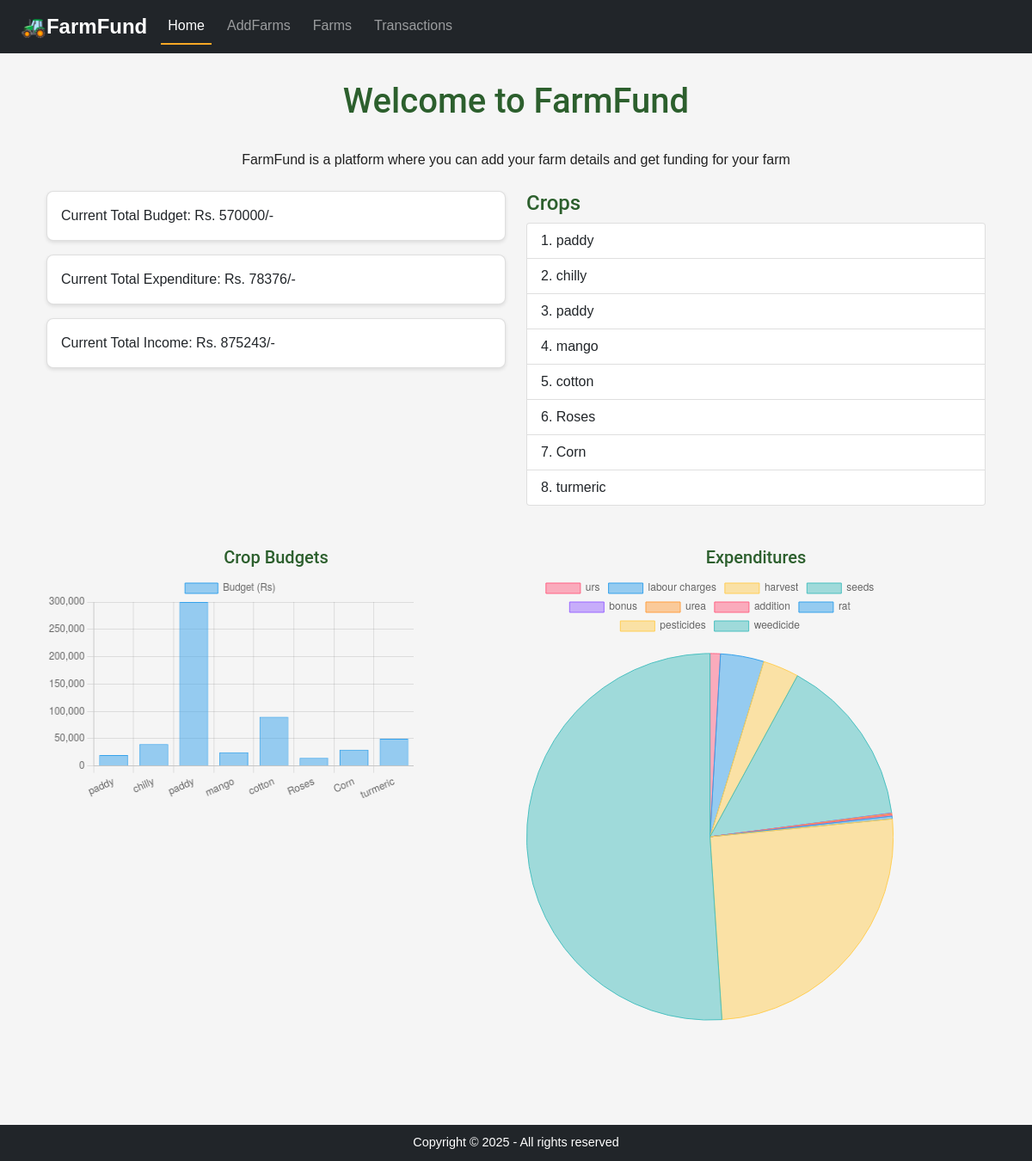
The page / on the database its author committed.
### home/models.py (models this page shows, shortened)
class Farm(models.Model):
    crop_name = models.CharField(max_length=100)
    farm_name = models.CharField(max_length=100)
    crop_description = models.TextField()
    crop_budget = models.IntegerField()

### home/views.py (the view)
# urls.py: 2. Add a URL to urlpatterns:  path('', views.home, name='home')
def home(request):
    total_budget = Farm.objects.aggregate(total_budget=Sum('crop_budget'))['total_budget'] or 0
    total_income = Income.objects.aggregate(total_income=Sum('amount'))['total_income'] or 0
    total_expenditure = Expenditure.objects.aggregate(total_expenditure=Sum('amount'))['total_expenditure'] or 0
    farms = Farm.objects.all()
    crop_names = [farm.crop_name for farm in farms]
    crop_budgets = [farm.crop_budget for farm in farms]
    expenditures = Expenditure.objects.all()
    merged_expenditures = defaultdict(int)
    for expenditure in expenditures:
        merged_expenditures[expenditure.details] += expenditure.amount
    expenditure_details = list(merged_expenditures.keys())
    expenditure_amounts = list(merged_expenditures.values())
    context = {
        'total_budget': total_budget,
        'total_income': total_income,
        'total_expenditure': total_expenditure,
        'crops': farms,  # Updated to use Farm objects
        'crop_names': crop_names,
        'crop_budgets': crop_budgets,
        'expenditure_details': expenditure_details,
        'expenditure_amounts': expenditure_amounts,
    }
    return render(request, 'home.html', context)

### templates/home.html (shortened to what this page needs)
{% extends 'base.html' %}
{% load static %}
{% block homeactive %}active{% endblock homeactive %}
{% block body %}
<div class="container my-3">
    <h1 class="text-center my-3 py-3">Welcome to FarmFund</h1>
    <p class="text-center">FarmFund is a platform where you can add your farm details and get funding for your farm</p>
</div>
<div class="container mt-4" id="home">
    <div class="row">
        <div class="col-md-6">
            <div class="card p-3 mb-3">Current Total Budget: Rs. {{ total_budget }}/-</div>
            <div class="card p-3 mb-3">Current Total Expenditure: Rs. {{ total_expenditure }}/-</div>
            <div class="card p-3">Current Total Income: Rs. {{ total_income }}/-</div>
        </div>
        <div class="col-md-6">
            <h4>Crops</h4>
            <ul class="list-group">
                {% for crop in crops %}
                <li class="list-group-item">{{ forloop.counter }}. {{ crop.crop_name }}</li>
                {% endfor %}
            </ul>
        </div>
    </div>
    <div class="row mt-5">
        <div class="col-md-6">
            <h5 class="text-center">Crop Budgets</h5>
            <canvas id="cropBudgetsChart"></canvas>
        </div>
        <div class="col-md-6">
            <h5 class="text-center">Expenditures</h5>
            <div class="chart-container">
                <canvas id="expendituresChart"></canvas>
            </div>
        </div>
    </div>
</div>
<div class="mb-2 py-2"></div>
<script>
    // Crop Budgets Chart
    const cropBudgetsCtx = document.getElementById('cropBudgetsChart').getContext('2d');
    new Chart(cropBudgetsCtx, {
        type: 'bar',
        data: {
            labels: {{ crop_names|safe }}, // Crop names from the database
            datasets: [{
                label: 'Budget (Rs)',
                data: {{ crop_budgets|safe }}, // Crop budgets from the database
                backgroundColor: 'rgba(54, 162, 235, 0.5)',
                borderColor: 'rgba(54, 162, 235, 1)',
                borderWidth: 1
            }]
        },
        options: {
            responsive: true,
            scales: {
                y: {
                    beginAtZero: true
                }
            }
        }
    });
    // Expenditures Chart
    const expendituresCtx = document.getElementById('expendituresChart').getContext('2d');
    new Chart(expendituresCtx, {
        type: 'pie',
        data: {
            labels: {{ expenditure_details|safe }}, // Merged expenditure details
            datasets: [{
                label: 'Expenditure (Rs)',
                data: {{ expenditure_amounts|safe }}, // Merged expenditure amounts
                backgroundColor: [
                    'rgba(255, 99, 132, 0.5)',
                    'rgba(54, 162, 235, 0.5)',
                    'rgba(255, 206, 86, 0.5)',
                    'rgba(75, 192, 192, 0.5)',
                    'rgba(153, 102, 255, 0.5)',
                    'rgba(255, 159, 64, 0.5)'
                ],
                borderColor: [
                    'rgba(255, 99, 132, 1)',
                    'rgba(54, 162, 235, 1)',
                    'rgba(255, 206, 86, 1)',
                    'rgba(75, 192, 192, 1)',
                    'rgba(153, 102, 255, 1)',
                    'rgba(255, 159, 64, 1)'
                ],
                borderWidth: 1
            }]
        },
        options: {
            responsive: true
        }
    });
</script>
{% endblock body %}

### static/styles.css (style rules this page uses)
body { font-family: 'Poppins', sans-serif; margin: 0; padding: 0; padding-bottom: 80px; background-color: #F5F5F5; color: #212121; }
h1 { font-size: 2.5rem; }
h1, h2, h3, h4, h5, h6 { font-family: 'Roboto', sans-serif; color: #2c5f2d; }
.card { background-color: #FFFFFF; border-radius: 8px; padding: 16px; box-shadow: 0px 2px 4px rgba(0, 0, 0, 0.1); transition: transform 0.3s ease, box-shadow 0.3s ease; }
.chart-container { position: relative; margin-bottom: 20px; }
canvas { display: block; max-width: 80%; height: auto; }

### rows shown on the page
Farm: crop_name "paddy"
Farm: crop_name "chilly"
Farm: crop_name "paddy"
Farm: crop_name "mango"
Farm: crop_name "cotton"
Farm: crop_name "Roses"
Farm: crop_name "Corn"
Farm: crop_name "turmeric"

### other values the page prints
{{ total_budget }} "570000"
{{ total_expenditure }} "78376"
{{ total_income }} "875243"
chart data {{ crop_names|safe }} ['paddy', 'chilly', 'paddy', 'mango', 'cotton', 'Roses', 'Corn', 'turmeric']
chart data {{ crop_budgets|safe }} [20000, 40000, 300000, 25000, 90000, 15000, 30000, 50000]
chart data {{ expenditure_details|safe }} ['urs', 'labour charges', 'harvest', 'seeds', 'bonus', 'urea', 'addition', 'rat', 'pesticides', 'weedicide']
chart data {{ expenditure_amounts|safe }} [716, 3000, 2491, 11767, 28, 86, 97, 191, 20000, 40000]
